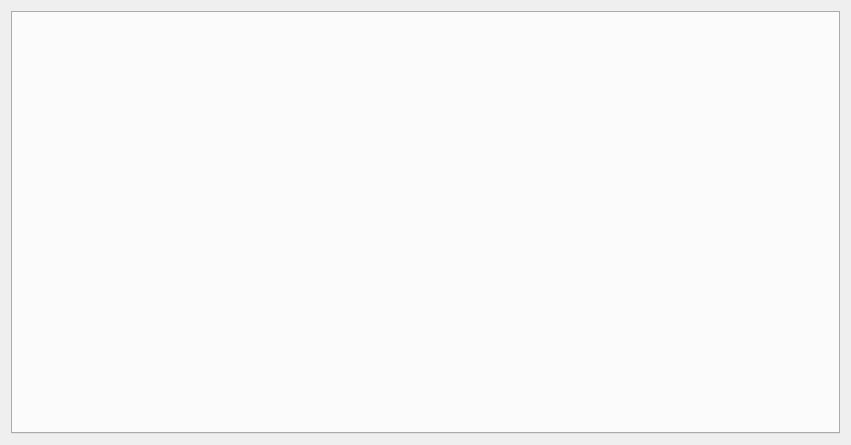
<?xml version="1.0" encoding="UTF-8"?>
<ui version="4.0">
 <class>SAKChartsController</class>
 <widget class="QWidget" name="SAKChartsController">
  <property name="geometry">
   <rect>
    <x>0</x>
    <y>0</y>
    <width>851</width>
    <height>445</height>
   </rect>
  </property>
  <property name="windowTitle">
   <string>数据图表</string>
  </property>
  <layout class="QGridLayout" name="gridLayout">
   <item row="0" column="0">
    <widget class="QTabWidget" name="tabWidget">
     <property name="currentIndex">
      <number>-1</number>
     </property>
    </widget>
   </item>
  </layout>
 </widget>
 <resources/>
 <connections/>
</ui>
